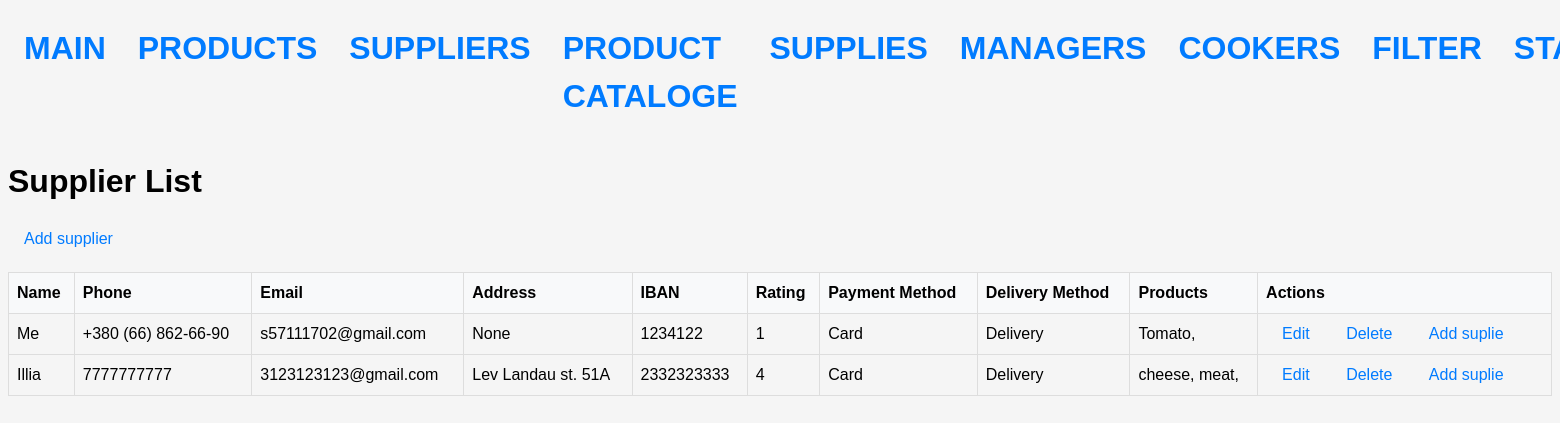
Page /suppliers/ on the earlier database version.
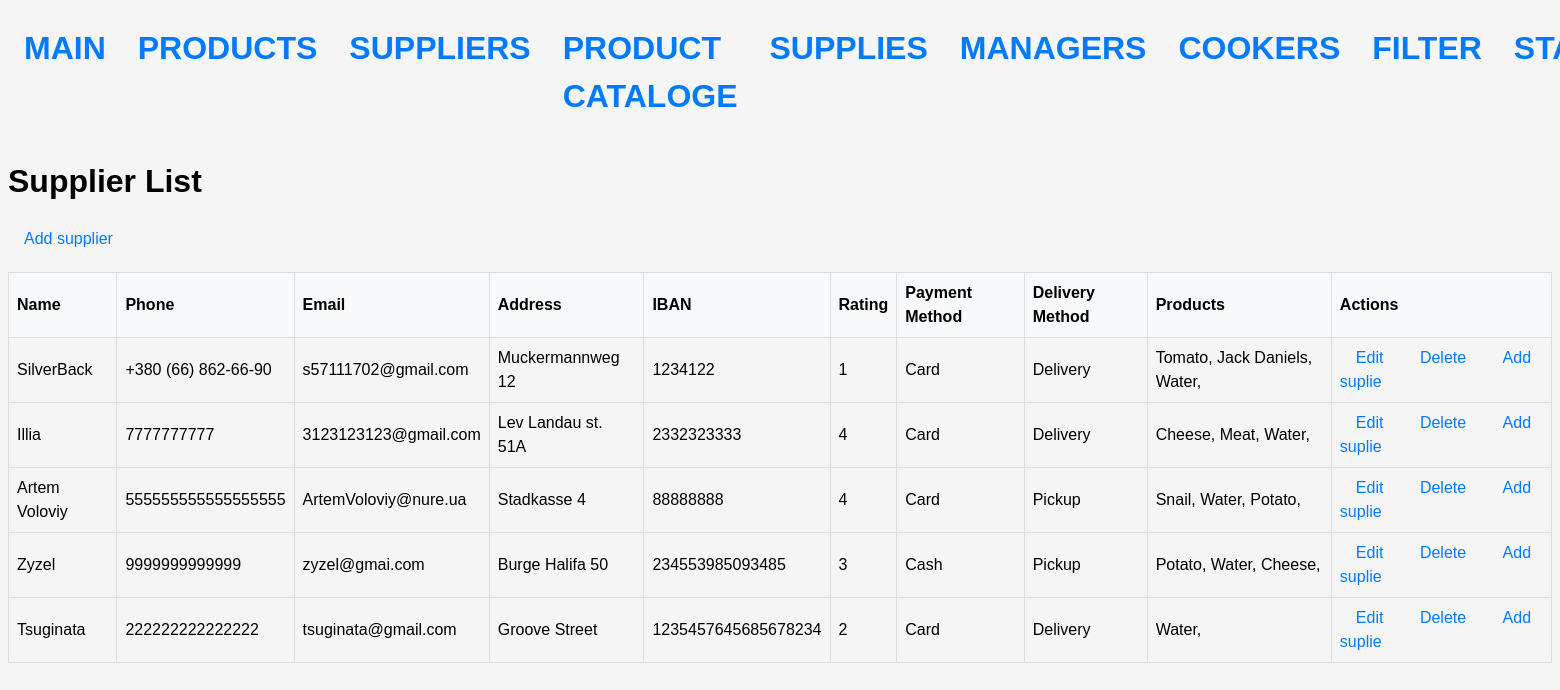
Same page on the later database version.
### stock/models.py (models this page shows, shortened)
class Supplier(Model):
    name = models.CharField(max_length=64)
    phone = models.CharField(max_length=24)
    email = models.CharField(max_length=64)
    address = models.CharField(max_length=128)
    iban = models.IntegerField()
    rating = models.IntegerField(validators=[MaxValueValidator(5)])
    payment_method = models.ForeignKey(Payment, on_delete=models.SET_NULL, null=True)
    delivery_method = models.ForeignKey(Delivery, on_delete=models.SET_NULL, null=True)

class Payment(Model):
    name = models.CharField(max_length=64)

class Delivery(Model):
    name = models.CharField(max_length=64)

class SupplierProduct(Model):
    product = models.ForeignKey(Product, on_delete=models.CASCADE, null=True)
    supplier = models.ForeignKey(Supplier, on_delete=models.CASCADE, null=True)
    price = models.FloatField()

class Product(Model):
    name = models.CharField(max_length=64)
    term = models.IntegerField()
    measure = models.ForeignKey(Measure, on_delete=models.CASCADE)

### stock/views.py (the view)
# urls.py: path('suppliers/', SupplierListView.as_view(), name='supplier'),
class SupplierListView(ListView):
    model = Supplier
    template_name = 'supplier/supplier_list.html'
    context_object_name = 'suppliers'

### templates/supplier/supplier_list.html (shortened to what this page needs)
{% extends 'base.html' %}
{% block content %}
  <h1>Supplier List</h1>
  <a href="{% url 'supplier_create' %}" class="btn btn-success">Add supplier</a>
  <table>
    <thead>
      <tr>
        <th>Name</th>
        <th>Phone</th>
        <th>Email</th>
        <th>Address</th>
        <th>IBAN</th>
        <th>Rating</th>
        <th>Payment Method</th>
        <th>Delivery Method</th>
        <th>Products</th>
        <th>Actions</th>
      </tr>
    </thead>
    <tbody>
      {% for supplier in suppliers %}
        <tr>
          <td>{{ supplier.name }}</td>
          <td>{{ supplier.phone }}</td>
          <td>{{ supplier.email }}</td>
          <td>{{ supplier.address }}</td>
          <td>{{ supplier.iban }}</td>
          <td>{{ supplier.rating }}</td>
          <td>{{ supplier.payment_method.name }}</td>
          <td>{{ supplier.delivery_method.name }}</td>
          <td>
            {% for supplierproduct in supplier.supplierproduct_set.all %}
              {{ supplierproduct.product.name }},
            {% endfor %}
          </td>
          <td>
            <a href="{% url 'supplier_update' supplier.pk %}">Edit</a>
            <a href="{% url 'supplier_delete' supplier.pk %}">Delete</a>
              <a href={% url 'create_supplies' supplier.id %}>Add suplie</a>
          </td>
        </tr>
      {% endfor %}
    </tbody>
  </table>
{% endblock %}

Differences in the rows shown:
changed Supplier "s57111702@gmail.com": name "Me" → "SilverBack"; address "None" → "Muckermannweg 12"
added SupplierProduct: product.name "Jack Daniels", shown under Supplier "s57111702@gmail.com"
added SupplierProduct: product.name "Water", shown under Supplier "s57111702@gmail.com"
changed through a linked row, SupplierProduct (number 4 of 13 on the later page): product.name "cheese" → "Cheese"
changed through a linked row, SupplierProduct: product.name "meat" → "Meat"
added SupplierProduct: product.name "Water", shown under Supplier "Illia"
added Supplier: name "Artem Voloviy", phone "555555555555555555", email "ArtemVoloviy@nure.ua", address "Stadkasse 4", iban "88888888", rating "4", payment_method.name "Card", delivery_method.name "Pickup"
added SupplierProduct: product.name "Snail", shown under "Artem Voloviy"
added SupplierProduct: product.name "Water", shown under "Artem Voloviy"
added SupplierProduct: product.name "Potato", shown under "Artem Voloviy"
added Supplier: name "Zyzel", phone "9999999999999", email "zyzel@gmai.com", address "Burge Halifa 50", iban "234553985093485", rating "3", payment_method.name "Cash", delivery_method.name "Pickup"
added SupplierProduct: product.name "Potato", shown under "Zyzel"
added SupplierProduct: product.name "Water", shown under "Zyzel"
added SupplierProduct: product.name "Cheese", shown under "Zyzel"
added Supplier: name "Tsuginata", phone "222222222222222", email "tsuginata@gmail.com", address "Groove Street", iban "1235457645685678234", rating "2", payment_method.name "Card", delivery_method.name "Delivery"
added SupplierProduct: product.name "Water", shown under "Tsuginata"
